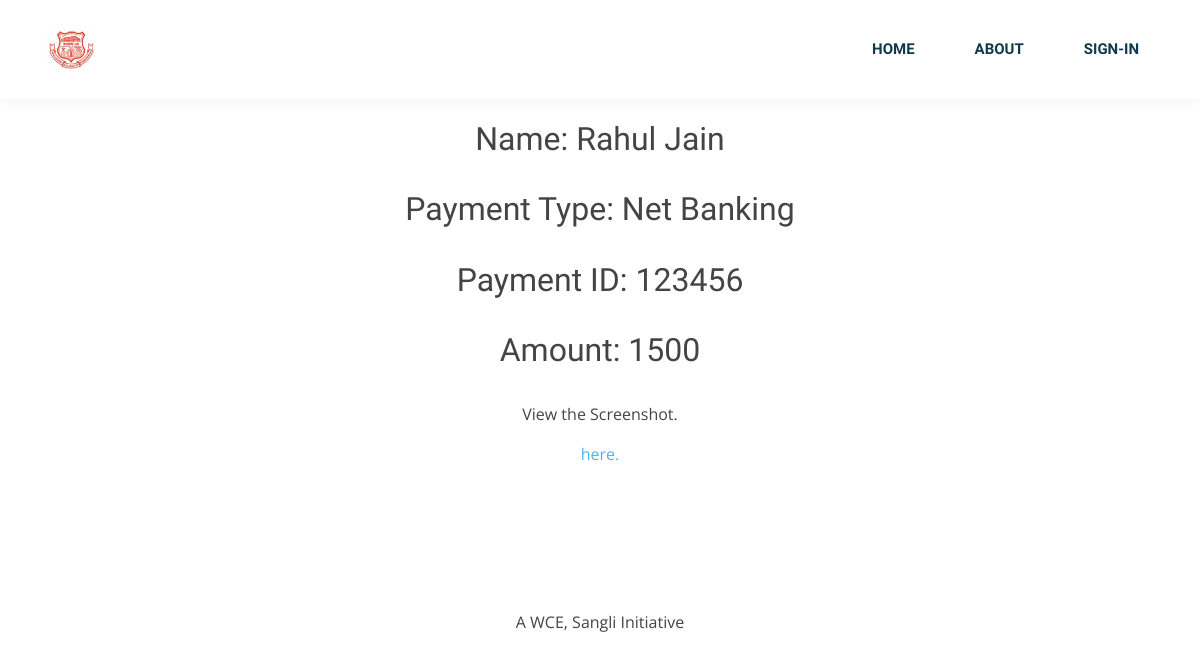
The app's page /paymentDetailsPy/rahul@jain.com/ with its own data.
### student/models.py (models this page shows, shortened)
class enrolledStudent(models.Model):
    amount     = models.CharField(max_length=100)
    paymentID  = models.CharField(max_length=100)
    screenShot = models.CharField(max_length=500)
    paymentType = models.CharField(max_length=100, default="Net Banking")
    enrolled_stud = models.ForeignKey(student, on_delete=models.CASCADE)

class student(models.Model):
    user: OneToOneField = models.OneToOneField(User, on_delete=models.CASCADE)
    designation = models.CharField(max_length=20)
    organisation = models.CharField(max_length=100)
    address = models.CharField(max_length=400)
    phoneNumber = models.CharField(max_length=15, default="1234567890")
    PaidAttendencePython=models.BooleanField(default=False)
    PaidAttendenceCertificatePython=models.BooleanField(default=False)
    PaidAttendenceDL=models.BooleanField(default=False)
    PaidAttendenceCertificateDL=models.BooleanField(default=False)
    profilePicture = models.CharField(max_length=500)

### WCECourses/views.py (the view)
# urls.py: path('paymentDetailsPy/<str:stud>/', views.paymentDetailsPy.as_view(), name="paymentDetailsPy"),
class paymentDetailsPy(View):
    def get(self,request,stud,template_name="paymentDetailsPy.html"):
        thatStud = User.objects.filter(email = stud)
        thatStud = thatStud[0]
        thatStud = Student.objects.filter(user=thatStud)
        thatStud = thatStud[0]
        enrolled_stud = enrolledStudent.objects.filter(enrolled_stud=thatStud)
        for i in enrolled_stud:
            if i.amount=="1500" or i.amount=="2000":
                student=i
        enroll_details={}
        enroll_details['student']=student
        return render(request,template_name, enroll_details)

### WCECourses/templates/paymentDetailsPy.html (shortened to what this page needs)
{% extends 'base.html'%}
{% load static %}
{% block content %}
<br>
<br>
<br>
<br>
<br>
<h2 style="text-align:center">Name: {{student.enrolled_stud.user.first_name}} {{student.enrolled_stud.user.last_name}}</h2><br>
<h2 style="text-align:center">Payment Type: {{student.paymentType}}</h2><br>
<h2 style="text-align:center">Payment ID: {{student.paymentID}}</h2><br>
<h2 style="text-align:center">Amount: {{student.amount}}</h2><br>
<div class="d-flex justify-content-center">
    <p style="padding-bottom: 0;">View the Screenshot.</p>
</div>
<div class="d-flex justify-content-center">
<a href={{student.screenShot}}>here.</a></div><br><br><br>
<br>
<br>
<br>
{% endblock%}

### static/landing_static/css/style.css (style rules this page uses)
body { font-family: "Open Sans", sans-serif; color: #444444; }
a { color: #49b5e7; }
h1, h2, h3, h4, h5, h6 { font-family: "Dosis", sans-serif; }

### records on screen
enrolledStudent: enrolled_stud.user.first_name "Rahul", enrolled_stud.user.last_name "Jain", paymentType "Net Banking", paymentID "123456", amount "1500"
